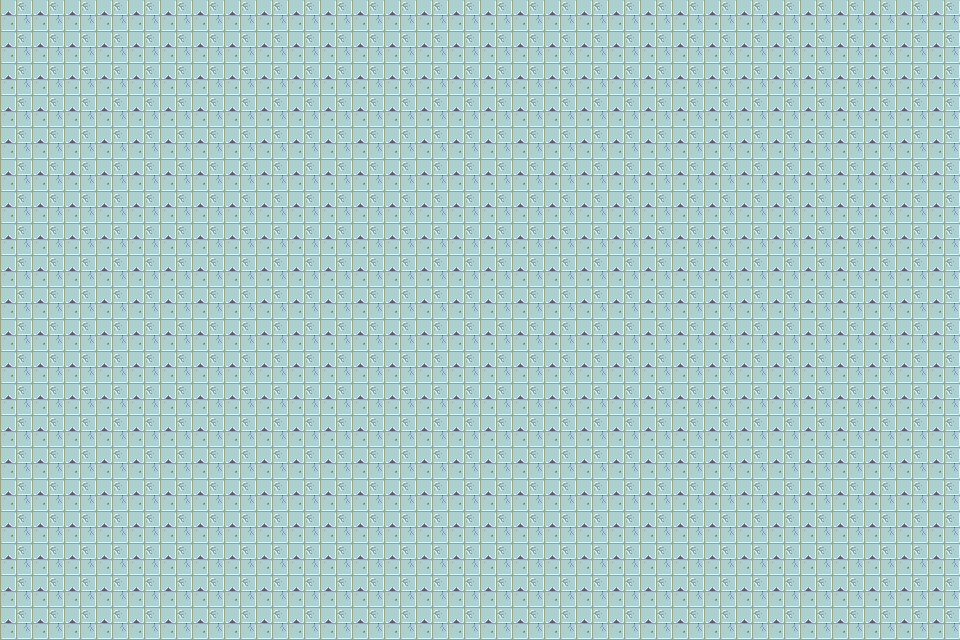

This is a level from a 2D game, rendered from its Tiled map with the project's own tilesets. A one-line summary and the complete map file follow:
An orthogonal 30x20 tile map with 32x32 px tiles, 1 tile layer (Tile Layer 1).

<map version="1.10" tiledversion="1.11.0" orientation="orthogonal" renderorder="right-down" width="30" height="20" tilewidth="32" tileheight="32" infinite="0" nextlayerid="2" nextobjectid="1">
 <tileset firstgid="1" source="test.tsx" />
 <layer id="1" name="Tile Layer 1" width="30" height="20">
  <data encoding="csv">
27,27,27,27,27,27,27,27,27,27,27,27,27,27,27,27,27,27,27,27,27,27,27,27,27,27,27,27,27,27,
27,27,27,27,27,27,27,27,27,27,27,27,27,27,27,27,27,27,27,27,27,27,27,27,27,27,27,27,27,27,
27,27,27,27,27,27,27,27,27,27,27,27,27,27,27,27,27,27,27,27,27,27,27,27,27,27,27,27,27,27,
27,27,27,27,27,27,27,27,27,27,27,27,27,27,27,27,27,27,27,27,27,27,27,27,27,27,27,27,27,27,
27,27,27,27,27,27,27,27,27,27,27,27,27,27,27,27,27,27,27,27,27,27,27,27,27,27,27,27,27,27,
27,27,27,27,27,27,27,27,27,27,27,27,27,27,27,27,27,27,27,27,27,27,27,27,27,27,27,27,27,27,
27,27,27,27,27,27,27,27,27,27,27,27,27,27,27,27,27,27,27,27,27,27,27,27,27,27,27,27,27,27,
27,27,27,27,27,27,27,27,27,27,27,27,27,27,27,27,27,27,27,27,27,27,27,27,27,27,27,27,27,27,
27,27,27,27,27,27,27,27,27,27,27,27,27,27,27,27,27,27,27,27,27,27,27,27,27,27,27,27,27,27,
27,27,27,27,27,27,27,27,27,27,27,27,27,27,27,27,27,27,27,27,27,27,27,27,27,27,27,27,27,27,
27,27,27,27,27,27,27,27,27,27,27,27,27,27,27,27,27,27,27,27,27,27,27,27,27,27,27,27,27,27,
27,27,27,27,27,27,27,27,27,27,27,27,27,27,27,27,27,27,27,27,27,27,27,27,27,27,27,27,27,27,
27,27,27,27,27,27,27,27,27,27,27,27,27,27,27,27,27,27,27,27,27,27,27,27,27,27,27,27,27,27,
27,27,27,27,27,27,27,27,27,27,27,27,27,27,27,27,27,27,27,27,27,27,27,27,27,27,27,27,27,27,
27,27,27,27,27,27,27,27,27,27,27,27,27,27,27,27,27,27,27,27,27,27,27,27,27,27,27,27,27,27,
27,27,27,27,27,27,27,27,27,27,27,27,27,27,27,27,27,27,27,27,27,27,27,27,27,27,27,27,27,27,
27,27,27,27,27,27,27,27,27,27,27,27,27,27,27,27,27,27,27,27,27,27,27,27,27,27,27,27,27,27,
27,27,27,27,27,27,27,27,27,27,27,27,27,27,27,27,27,27,27,27,27,27,27,27,27,27,27,27,27,27,
27,27,27,27,27,27,27,27,27,27,27,27,27,27,27,27,27,27,27,27,27,27,27,27,27,27,27,27,27,27,
27,27,27,27,27,27,27,27,27,27,27,27,27,27,27,27,27,27,27,27,27,27,27,27,27,27,27,27,27,27
</data>
 </layer>
</map>
